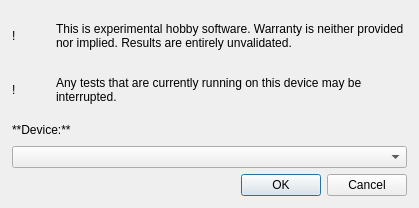
<?xml version="1.0" encoding="UTF-8"?>
<ui version="4.0">
 <class>ConnectionDialog</class>
 <widget class="QDialog" name="ConnectionDialog">
  <property name="geometry">
   <rect>
    <x>0</x>
    <y>0</y>
    <width>419</width>
    <height>208</height>
   </rect>
  </property>
  <property name="sizePolicy">
   <sizepolicy hsizetype="Fixed" vsizetype="Fixed">
    <horstretch>0</horstretch>
    <verstretch>0</verstretch>
   </sizepolicy>
  </property>
  <property name="maximumSize">
   <size>
    <width>419</width>
    <height>208</height>
   </size>
  </property>
  <property name="windowTitle">
   <string>Incolata: Connect Device</string>
  </property>
  <layout class="QVBoxLayout" name="verticalLayout">
   <property name="leftMargin">
    <number>12</number>
   </property>
   <property name="topMargin">
    <number>12</number>
   </property>
   <property name="rightMargin">
    <number>12</number>
   </property>
   <property name="bottomMargin">
    <number>12</number>
   </property>
   <item>
    <layout class="QHBoxLayout" name="appWarningLayout">
     <property name="spacing">
      <number>12</number>
     </property>
     <item>
      <widget class="QLabel" name="appWarningIcon">
       <property name="minimumSize">
        <size>
         <width>32</width>
         <height>32</height>
        </size>
       </property>
       <property name="text">
        <string>!</string>
       </property>
      </widget>
     </item>
     <item>
      <widget class="QLabel" name="appWarningLabel">
       <property name="sizePolicy">
        <sizepolicy hsizetype="Expanding" vsizetype="Minimum">
         <horstretch>0</horstretch>
         <verstretch>0</verstretch>
        </sizepolicy>
       </property>
       <property name="text">
        <string>This is experimental hobby software. Warranty is neither provided nor implied. Results are entirely unvalidated.</string>
       </property>
       <property name="scaledContents">
        <bool>false</bool>
       </property>
       <property name="wordWrap">
        <bool>true</bool>
       </property>
      </widget>
     </item>
    </layout>
   </item>
   <item>
    <layout class="QHBoxLayout" name="testWarningLayout">
     <property name="spacing">
      <number>12</number>
     </property>
     <item>
      <widget class="QLabel" name="testWarningIcon">
       <property name="minimumSize">
        <size>
         <width>32</width>
         <height>32</height>
        </size>
       </property>
       <property name="text">
        <string>!</string>
       </property>
      </widget>
     </item>
     <item>
      <widget class="QLabel" name="testWarningLabel">
       <property name="sizePolicy">
        <sizepolicy hsizetype="Expanding" vsizetype="Minimum">
         <horstretch>0</horstretch>
         <verstretch>0</verstretch>
        </sizepolicy>
       </property>
       <property name="text">
        <string>Any tests that are currently running on this device may be interrupted.</string>
       </property>
       <property name="scaledContents">
        <bool>false</bool>
       </property>
       <property name="wordWrap">
        <bool>true</bool>
       </property>
      </widget>
     </item>
    </layout>
   </item>
   <item>
    <layout class="QVBoxLayout" name="deviceLayout">
     <item>
      <widget class="QLabel" name="label">
       <property name="text">
        <string>**Device:**</string>
       </property>
       <property name="textFormat">
        <enum>Qt::MarkdownText</enum>
       </property>
      </widget>
     </item>
     <item>
      <widget class="QComboBox" name="comboBox">
       <property name="minimumSize">
        <size>
         <width>350</width>
         <height>0</height>
        </size>
       </property>
      </widget>
     </item>
    </layout>
   </item>
   <item>
    <widget class="QDialogButtonBox" name="buttonBox">
     <property name="orientation">
      <enum>Qt::Horizontal</enum>
     </property>
     <property name="standardButtons">
      <set>QDialogButtonBox::Cancel|QDialogButtonBox::Ok</set>
     </property>
    </widget>
   </item>
  </layout>
 </widget>
 <resources/>
 <connections>
  <connection>
   <sender>buttonBox</sender>
   <signal>accepted()</signal>
   <receiver>ConnectionDialog</receiver>
   <slot>accept()</slot>
   <hints>
    <hint type="sourcelabel">
     <x>248</x>
     <y>254</y>
    </hint>
    <hint type="destinationlabel">
     <x>157</x>
     <y>274</y>
    </hint>
   </hints>
  </connection>
  <connection>
   <sender>buttonBox</sender>
   <signal>rejected()</signal>
   <receiver>ConnectionDialog</receiver>
   <slot>reject()</slot>
   <hints>
    <hint type="sourcelabel">
     <x>316</x>
     <y>260</y>
    </hint>
    <hint type="destinationlabel">
     <x>286</x>
     <y>274</y>
    </hint>
   </hints>
  </connection>
 </connections>
</ui>
